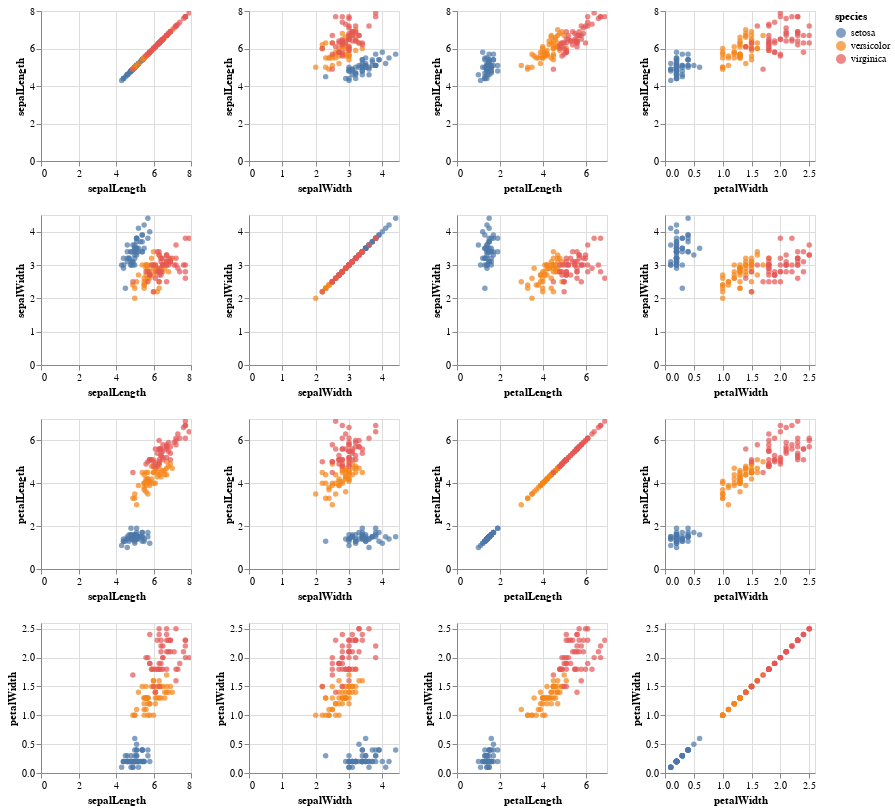

The notebook cell this image was saved under:
### Code cell
alt.Chart(df_iris).mark_circle().encode(
    alt.X(alt.repeat("column"), type='quantitative'),
    alt.Y(alt.repeat("row"), type='quantitative'),
    color='species:N'
).properties(
    width=150,
    height=150
).repeat(
    row=['sepalLength', 'sepalWidth', 'petalLength', 'petalWidth'],
    column=['sepalLength', 'sepalWidth', 'petalLength', 'petalWidth']
).interactive()

### Figure 1 — Vega-Lite specification as saved in the notebook (floating-point values rounded to 4 significant figures; data arrays with more than 128 entries replaced by an {"elided": "..."} marker saying what was removed)
{"config": {"view": {"continuousWidth": 400, "continuousHeight": 300}}, "repeat": {"column": ["sepalLength", "sepalWidth", "petalLength", "petalWidth"], "row": ["sepalLength", "sepalWidth", "petalLength", "petalWidth"]}, "spec": {"data": {"name": "data-a264acbd6e539a8b3afc0cb5f240fb57"}, "mark": "circle", "encoding": {"color": {"type": "nominal", "field": "species"}, "x": {"type": "quantitative", "field": {"repeat": "column"}}, "y": {"type": "quantitative", "field": {"repeat": "row"}}}, "height": 150, "selection": {"selector001": {"type": "interval", "bind": "scales", "encodings": ["x", "y"]}}, "width": 150}, "$schema": "https://vega.github.io/schema/vega-lite/v4.8.1.json", "datasets": {"data-a264acbd6e539a8b3afc0cb5f240fb57": {"elided": "150 records"}}}
